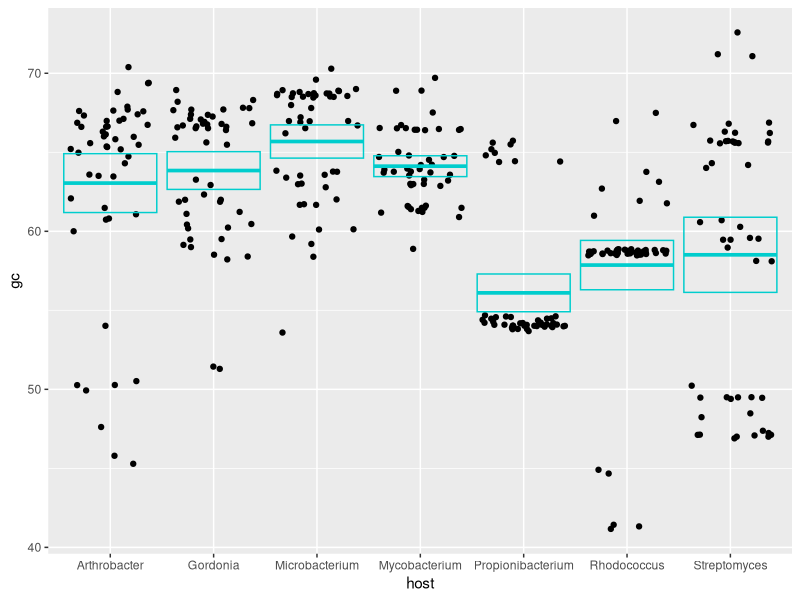
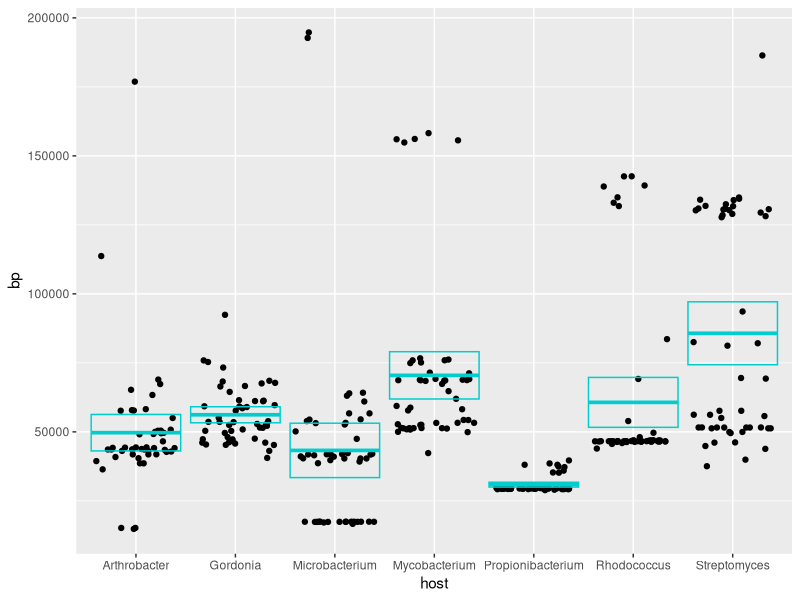

Write the R code that produced these figures, in order.

# Loading Libraries -------------------------------------------------------

library(tidyverse)

library(readxl)

# Creating Data -----------------------------------------------------------

phages <- read_excel("Phage_Data.xlsx") %>% 
  mutate(host = as.factor(host))

phages


# Creating Data for Graphs ------------------------------------------------

phages_sum_gc <-
  phages %>%
  group_by(host) %>%
  summarize(
    sampl_size = n(),
    mean_gc = mean(gc),
    str_dev = sd(gc),
    var = var(gc),
    sem = sd(gc) / sqrt(n()),
    ci_upper = mean_gc + 2 * sem,
    ci_lower = mean_gc - 2 * sem,
  )

phages_sum_gc

phages_sum_bp <-
  phages %>%
  group_by(host) %>%
  summarize(
    sampl_size = n(),
    mean_bp = mean(bp),
    str_dev = sd(bp),
    var = var(bp),
    sem = sd(bp) / sqrt(n()),
    ci_upper = mean_bp + 2 * sem,
    ci_lower = mean_bp - 2 * sem,
  )

phages_sum_bp

# Creating Graphs ---------------------------------------------------------

ggplot(data = phages) +
  geom_jitter(mapping = aes(x = host, y = gc)) +
  geom_crossbar(
    data = phages_sum_gc,
    mapping = aes(x = host, y = mean_gc, ymax = ci_upper, ymin = ci_lower),
    color = "cyan3"
  )

ggplot(data = phages) +
  geom_jitter(mapping = aes(x = host, y = bp)) +
  geom_crossbar(
    data = phages_sum_bp,
    mapping = aes(x = host, y = mean_bp, ymax = ci_upper, ymin = ci_lower),
    color = "cyan3"
  )
